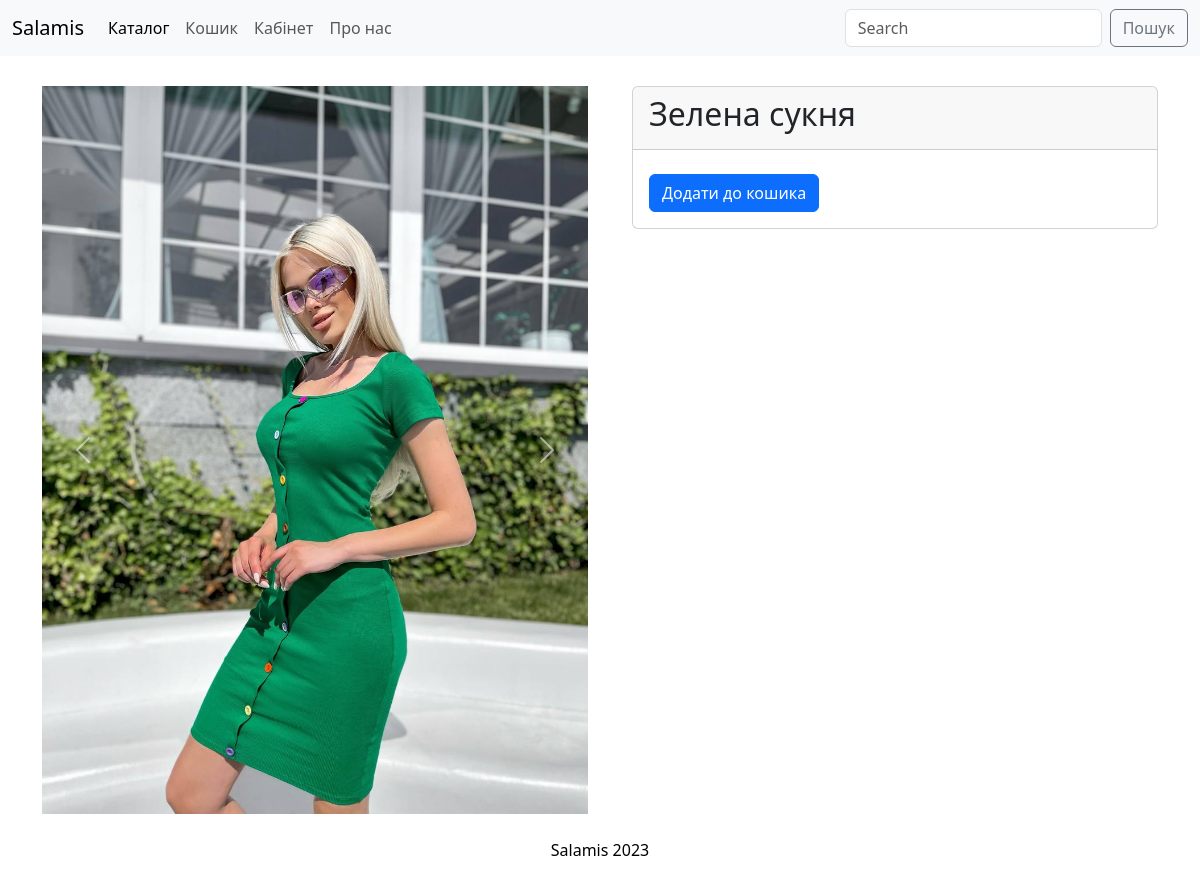
/catalog/product/zelena-suknya, run on the app's committed database.
### goods/models.py (models this page shows, shortened)
class Products(models.Model):
    name = models.CharField(max_length=150, unique=True, verbose_name="Назва")
    slug = models.SlugField(
        max_length=200, unique=True, blank=True, null=True, verbose_name="URL"
    )
    description = models.TextField(blank=True, null=True, verbose_name="Опис")
    image = models.ImageField(
        upload_to="goods_images", blank=True, null=True, verbose_name="Фотографія"
    )
    price = models.DecimalField(
        default=0.00, max_digits=7, decimal_places=2, verbose_name="Ціна"
    )
    discount = models.DecimalField(
        default=0.00, max_digits=7, decimal_places=2, verbose_name="Знижка в відсотках"
    )
    quantity = models.PositiveIntegerField(default=0, verbose_name="Кільікість")
    category = models.ForeignKey(to=Categories, on_delete=models.PROTECT, verbose_name="Категорія")
    class Meta:
        db_table = "product"
        verbose_name = "товар"
        verbose_name_plural = "товари"
        ordering = ("id",)

### goods/views.py (the view)
# urls.py: path('product/<slug:product_slug>', views.product, name='product'),
def product(request, product_slug=False, product_id=False):
    if product_slug:
        product = Products.objects.get(slug=product_slug)
    elif product_id:
        product = Products.objects.get(id=product_id)
    context = {"product": product}
    return render(request, "goods/product.html", context)

### goods/templates/goods/product.html (shortened to what this page needs)
{% extends "main/base.html" %}
{%load static%}
{%load goods_tags%}
{% block info %}
<div class="container" style="padding-top: 30px;">
  <div class="row">
    <div class="col-md-6">
      <div id="carouselExample" class="carousel slide">
        <div class="carousel-inner">
          <div class="carousel-item active">
            <img src="{{product.image.url}}" class="d-block w-100" alt="...">
          </div>
        </div>
        <button class="carousel-control-prev" type="button" data-bs-target="#carouselExample" data-bs-slide="prev">
          <span class="carousel-control-prev-icon" aria-hidden="true"></span>
        </button>
        <button class="carousel-control-next" type="button" data-bs-target="#carouselExample" data-bs-slide="next">
          <span class="carousel-control-next-icon" aria-hidden="true"></span>
        </button>
      </div>
    </div>
    <div class="col-md-6">
      <div style="margin-left: 20px;">
        <div class="card">
          <div class="card-header">
            <h2>{{product.name}}</h2>
          </div>
          <div class="card-body">
            <a href="#" class="btn btn-primary">Додати до кошика</a>
          </div>
        </div>
      </div>
    </div>
  </div>
</div>
{% endblock info %}

### static/main/css/style.css (style rules this page uses)
a { color: #000; text-decoration: none; }

### data on the page
Products: image (picture), name "Зелена сукня"
